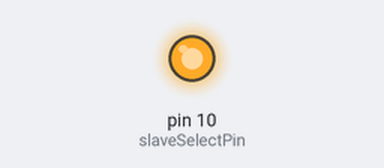
The sketch below on a simulated Arduino Uno, built with avr-gcc and run on an emulated ATmega328P. Parts: output pins drawn as LEDs (lit = HIGH). What the sketch prints to the serial monitor is not drawn.

Above: at 0.1 s.
Timing chart, 0 to 1.6 s (numbered marks = the images above):
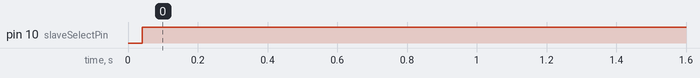

The sketch:

MRF39.ino
```cpp
/*

*/


// inslude the SPI library:
#include <SPI.h>

const int REGOPMODE_REG=0x01;
const int REGDATAMODULE_REG=0x02;
const int REGDBITRATEMSB_REG=0x03;
const int REGDBITRATELSB_REG=0x04;

// set pin 10 as the slave select for the digital pot:
const int slaveSelectPin = 10;
//
SPISettings settings(4000000, MSBFIRST, SPI_MODE0);

void setup() {
  Serial.begin(9600);
  // set the slaveSelectPin as an output:
  pinMode(slaveSelectPin, OUTPUT);
  // initialize SPI:
  SPI.begin();
}

void loop() {
  byte regop = spiRead(REGOPMODE_REG);
  Serial.println(regop);
  byte regdata = spiRead(REGDATAMODULE_REG);
  Serial.println(regdata);
  byte msb = spiRead(REGDBITRATEMSB_REG);
  Serial.println(msb);
  byte lsb = spiRead(REGDBITRATELSB_REG);
  Serial.println(lsb);
  Serial.println("---------------------");
  delay(1000);
}

byte spiRead(byte address) {
  SPI.beginTransaction(settings);
  // take the SS pin low to select the chip:
  digitalWrite(slaveSelectPin, LOW);
  //  send in the address and value via SPI:
  SPI.transfer(address);
  byte readAddr = SPI.transfer(address);
  // take the SS pin high to de-select the chip:
  digitalWrite(slaveSelectPin, HIGH);
  SPI.endTransaction();
  return readAddr;
}
```

Measured:
- by itself, pin 10 (slaveSelectPin): LOW → HIGH at 0.04 s
